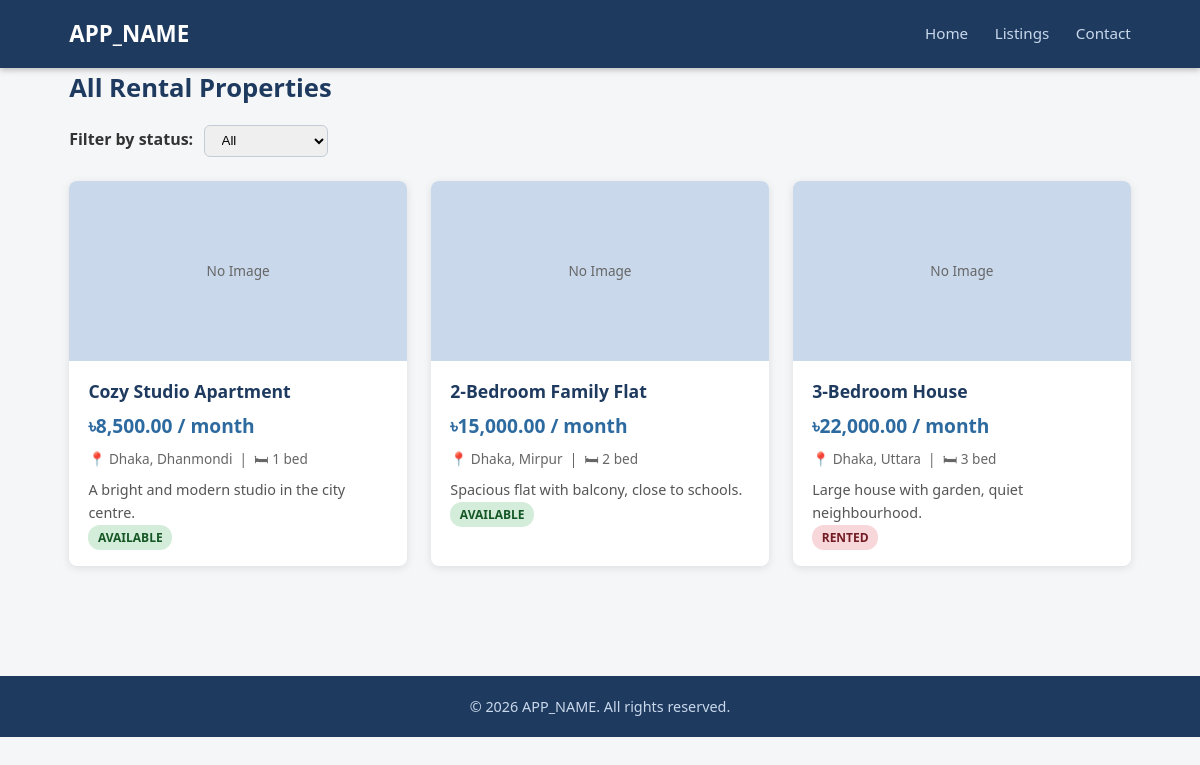
/pages/listings.php, run on the app's committed database.
### tables this page shows
CREATE TABLE IF NOT EXISTS `properties` (
    `id`          INT UNSIGNED     NOT NULL AUTO_INCREMENT,
    `title`       VARCHAR(255)     NOT NULL,
    `description` TEXT,
    `price`       DECIMAL(10,2)    NOT NULL DEFAULT '0.00',
    `location`    VARCHAR(255),
    `bedrooms`    TINYINT UNSIGNED NOT NULL DEFAULT 1,
    `status`      ENUM('available','rented','maintenance') NOT NULL DEFAULT 'available',
    `image`       VARCHAR(255),
    `created_at`  TIMESTAMP        NOT NULL DEFAULT CURRENT_TIMESTAMP,
    PRIMARY KEY (`id`)
);

### pages/listings.php (the view, shortened to what this page needs)
<?php
require_once INCLUDES_PATH . '/header.php';
$allowed = ['available', 'rented', 'maintenance'];
$filter  = isset($_GET['status']) && in_array($_GET['status'], $allowed, true)
           ? $_GET['status'] : null;
$properties = [];
try {
    $db = getDB();
    if ($filter !== null) {
        $stmt = $db->prepare('SELECT * FROM properties WHERE status = :status ORDER BY created_at DESC');
        $stmt->execute([':status' => $filter]);
    } else {
        $stmt = $db->query('SELECT * FROM properties ORDER BY created_at DESC');
    }
    $properties = $stmt->fetchAll();
} catch (Exception $e) {
    error_log('Listings page DB error: ' . $e->getMessage());
}
?>
<h2 class="section-title">All Rental Properties</h2>
<form method="get" action="<?= BASE_URL ?>/listings" style="margin-bottom:1.2rem">
    <label for="status" style="margin-right:.4rem;font-weight:600">Filter by status:</label>
    <select name="status" id="status" onchange="this.form.submit()" style="padding:.4rem .8rem;border-radius:6px;border:1px solid #c4cdd6">
        <option value="">All</option>
    </select>
</form>
<?php if (empty($properties)): ?>
    <p>No properties found.</p>
<?php else: ?>
<div class="cards-grid">
    <?php foreach ($properties as $p): ?>
    <div class="card">
        <div class="card-img">No Image</div>
        <div class="card-body">
            <h3><?= htmlspecialchars($p['title']) ?></h3>
            <p class="price">৳<?= number_format((float)$p['price'], 2) ?> / month</p>
            <p class="meta">
                📍 <?= htmlspecialchars($p['location'] ?? '') ?> &nbsp;|&nbsp;
                🛏 <?= (int)$p['bedrooms'] ?> bed
            </p>
            <p style="margin-top:.5rem;font-size:.9rem;color:#555">
                <?php
                $desc   = $p['description'] ?? '';
                $trimFn = function_exists('mb_substr') ? 'mb_substr' : 'substr';
                echo htmlspecialchars($trimFn($desc, 0, 100));
                ?>
            </p>
            <span class="badge badge-<?= htmlspecialchars($p['status']) ?>">
                <?= htmlspecialchars($p['status']) ?>
            </span>
        </div>
    </div>
    <?php endforeach; ?>
</div>
<?php endif; ?>
<?php require_once INCLUDES_PATH . '/footer.php'; ?>

### includes/header.php (shortened to what this page needs)
<!DOCTYPE html>
<html lang="en">
<head>
    <link rel="stylesheet" href="<?= BASE_URL ?>/assets/css/style.css">
</head>
<body>
<header class="site-header">
    <div class="container">
        <a class="brand" href="<?= BASE_URL ?>"><?= htmlspecialchars(APP_NAME) ?></a>
        <nav>
            <a href="<?= BASE_URL ?>">Home</a>
            <a href="<?= BASE_URL ?>/listings">Listings</a>
            <a href="<?= BASE_URL ?>/contact">Contact</a>
        </nav>
    </div>
</header>
<main class="container">

### includes/footer.php
</main>
<footer class="site-footer">
    <div class="container">
        <p>&copy; <?= date('Y') ?> <?= htmlspecialchars(APP_NAME) ?>. All rights reserved.</p>
    </div>
</footer>
</body>
</html>

### assets/css/style.css (style rules this page uses)
*, *::before, *::after { box-sizing: border-box; margin: 0; padding: 0; }
body { font-family: 'Segoe UI', Tahoma, Geneva, Verdana, sans-serif; background: #f4f6f8; color: #333; line-height: 1.6; }
.container { max-width: 1100px; margin: 0 auto; padding: 0 1.2rem; }
.site-header { background: #1e3a5f; padding: 1rem 0; position: sticky; top: 0; z-index: 100; box-shadow: 0 2px 6px rgba(0,0,0,.25); }
.site-header .container { display: flex; align-items: center; justify-content: space-between; }
.brand { color: #fff; font-size: 1.4rem; font-weight: 700; text-decoration: none; }
.site-header nav a { color: #c9d8eb; margin-left: 1.4rem; text-decoration: none; font-size: .95rem; transition: color .2s; }
main { padding: 2rem 0; min-height: 70vh; }
.cards-grid { display: grid; grid-template-columns: repeat(auto-fill, minmax(280px, 1fr)); gap: 1.5rem; margin-top: 1.5rem; }
.card { background: #fff; border-radius: 8px; overflow: hidden; box-shadow: 0 2px 8px rgba(0,0,0,.1); transition: transform .2s, box-shadow .2s; }
.card-img { width: 100%; height: 180px; object-fit: cover; background: #c9d8eb; display: flex; align-items: center; justify-content: center; color: #666; font-size: .85rem; }
.card-body { padding: 1rem 1.2rem; }
.card-body h3 { margin-bottom: .4rem; font-size: 1.1rem; color: #1e3a5f; }
.card-body .price { font-size: 1.2rem; font-weight: 700; color: #2d6a9f; margin-bottom: .4rem; }
.card-body .meta { font-size: .85rem; color: #666; }
.badge { display: inline-block; padding: .2rem .6rem; border-radius: 12px; font-size: .75rem; font-weight: 600; text-transform: uppercase; }
.badge-available { background: #d4edda; color: #155724; }
.badge-rented { background: #f8d7da; color: #721c24; }
h2.section-title { font-size: 1.6rem; color: #1e3a5f; margin-bottom: 1rem; }
.site-footer { background: #1e3a5f; color: #c9d8eb; text-align: center; padding: 1.2rem 0; margin-top: 3rem; font-size: .9rem; }

### data on the page
properties: title "Cozy Studio Apartment", price "8,500.00", location "Dhaka, Dhanmondi", bedrooms "1", description "A bright and modern studio in the city centre.", status "AVAILABLE"
properties: title "2-Bedroom Family Flat", price "15,000.00", location "Dhaka, Mirpur", bedrooms "2", description "Spacious flat with balcony, close to schools.", status "AVAILABLE"
properties: title "3-Bedroom House", price "22,000.00", location "Dhaka, Uttara", bedrooms "3", description "Large house with garden, quiet neighbourhood.", status "RENTED"

### other printed values
APP_NAME "APP_NAME"
